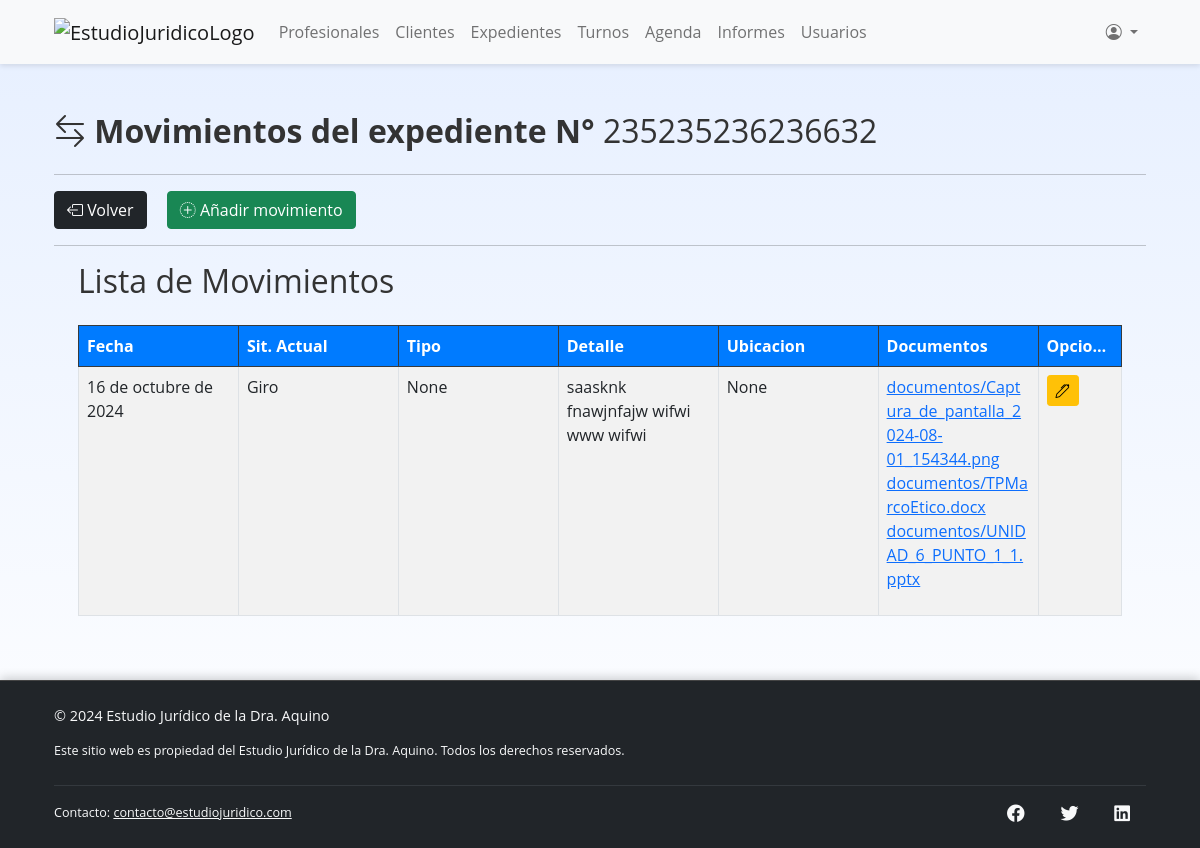
The app's page /expedientes/235235236236632/movimientos/ (signed in), older data.
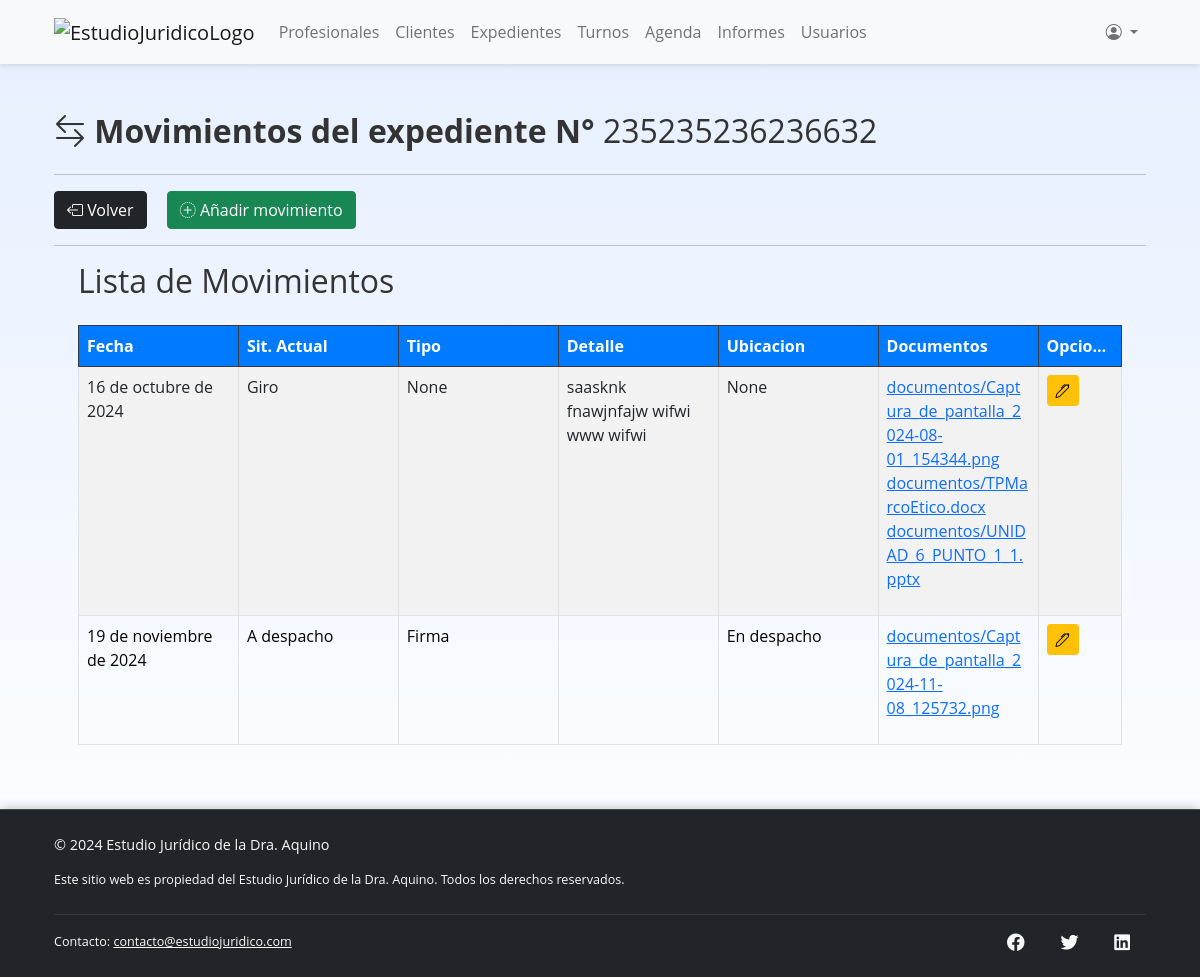
The same page, newer data.
### expedientes/models.py (models this page shows, shortened)
class Movimientos(models.Model):
    id_mov = models.AutoField(primary_key=True)
    expediente = models.ForeignKey(Expediente, on_delete=models.CASCADE)
    fecha = models.DateField(null=True)
    sit_actual = models.CharField('Situación actual', max_length=50, choices=ESTADOS, null=True)
    tipo = models.CharField(max_length=150, null=True)
    detalle = models.TextField(max_length=500, null=True, blank=True)
    ubicacion = models.CharField(max_length=100, null=True)
    class Meta:
        verbose_name_plural = 'Movimientos'

class Documentos(models.Model):
    movimiento = models.ForeignKey(Movimientos, on_delete=models.CASCADE, related_name='documentos')
    documentos = models.FileField(upload_to='documentos/', validators=[validar_tipo_archivo])

### expedientes/views.py (the view)
# urls.py: path('<str:numero_expediente>/movimientos/', ListMovimientos, name='movimientos'),
@login_required
def ListMovimientos(request, numero_expediente):
    expediente = get_object_or_404(Expediente, numero_expediente=numero_expediente)  # Filtra el expediente por su número
    movimientos = Movimientos.objects.filter(expediente=expediente)  # Filtra los movimientos del expediente
    context = {
        'expediente': expediente,
        'movimientos': movimientos,
    }
    return render(request, 'expedientes/movimientos.html', context)

### expedientes/templates/expedientes/movimientos.html (shortened to what this page needs)
{% extends "main.html" %}
{% block content %}
<br>
<div class="my-4">
    <h2 class="text-start">
        <i class="bi bi-arrow-left-right"></i>
        <strong>Movimientos del expediente N°</strong> {{ expediente.numero_expediente }}
    </h2>
</div>
<hr>
<a href="{% url 'expedientes' %}" class="btn btn-dark me-3">
    <i class="bi bi-box-arrow-left"></i> Volver
</a>
{% if request.user.rol == "Admin" or request.user.rol == "Abogado" or request.user.rol == "Secretaria" %}
<a href="{% url 'crear-movimiento' expediente.numero_expediente %}" class="btn btn-success"> <i class="bi bi-plus-circle-dotted"></i> Añadir movimiento</a>
{% endif %}
<hr>
<div class="container">
    <h2 class="mb-4">Lista de Movimientos</h2>
    <table class="table table-striped table-bordered">
        <thead class="table-dark">
            <tr>
                <th>Fecha</th>
                <th>Sit. Actual</th>
                <th>Tipo</th>
                <th>Detalle</th>
                <th>Ubicacion</th>
                <th>Documentos</th>
                {% if request.user.rol == "Admin" or request.user.rol == "Abogado" or request.user.rol == "Secretaria" %}
                <th class="col-opciones-mov">Opciones</th>
                {% endif %}
            </tr>
        </thead>
        <tbody>
            {% for movimiento in movimientos %}
            <tr>
                <td>{{ movimiento.fecha }}</td>
                <td>{{ movimiento.sit_actual }}</td>
                <td>{{ movimiento.tipo }}</td>
                <td class="detalle-columna">{{ movimiento.detalle }}</td>
                <td>{{ movimiento.ubicacion }}</td>
                <td class="documentos-columna">
                    {% if movimiento.documentos.exists %}
                    <ul>
                        {% for documento in movimiento.documentos.all %}
                        <li><a href="{{ documento.documentos.url }}" target="_blank">{{ documento.documentos.name }}</a>
                        </li>
                        {% endfor %}
                    </ul>
                    {% else %}
                    No hay documentos
                    {% endif %}
                </td>
                {% if request.user.rol == "Admin" or request.user.rol == "Abogado" or request.user.rol == "Secretaria" %}
                <td class="col-opciones-mov">
                    <a href="{% url 'actualizar-movimiento' movimiento.id_mov %}" class="btn btn-warning btn-sm">
                        <i class="bi bi-pen"></i>
                    </a>
                </td>
                {% endif %}
            </tr>
            {% endfor %}
        </tbody>
    </table>
</div>
{% endblock content %}

Row changes from the older to the newer data that the page shows:
added Movimientos: fecha "19 de noviembre de 2024", sit_actual "A despacho", tipo "Firma", ubicacion "En despacho"
added Documentos: documentos.name "documentos/Captura_de_pantalla_2024-11-08_125732.png", shown under "19 de noviembre de 2024"
